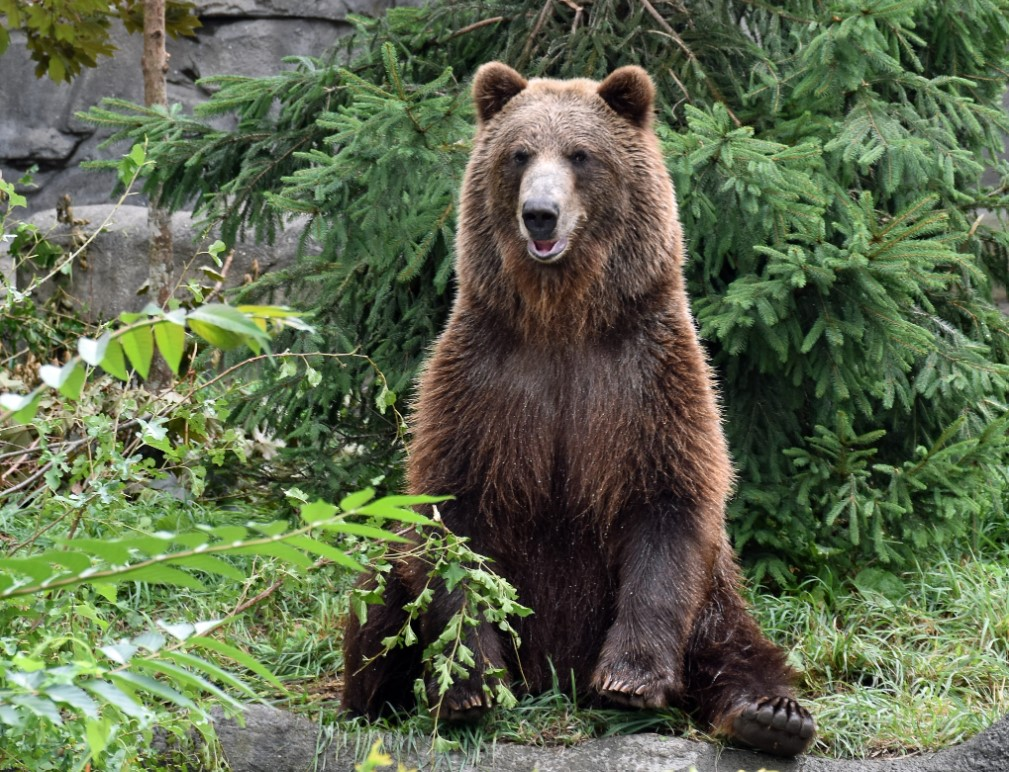
#> input picture labs/lab7pic.jpg, 1009 x 772 px
$ python lab7filter.py
#> lines starting #> are read from the running program, lines starting #| are printed output that depends on the picture
from PIL import Image
from PIL import ImageFilter

from PIL.ImageFilter import (  BLUR, CONTOUR, DETAIL, EDGE_ENHANCE, EDGE_ENHANCE_MORE,
   EMBOSS, FIND_EDGES, SMOOTH, SMOOTH_MORE, SHARPEN
)

img = Image.open(r"lab7pic.jpg")
#> img is the input picture: PIL image 1009x772 RGB; mean R, G, B 93, 103.9, 76.2

img1 = img.filter(CONTOUR)
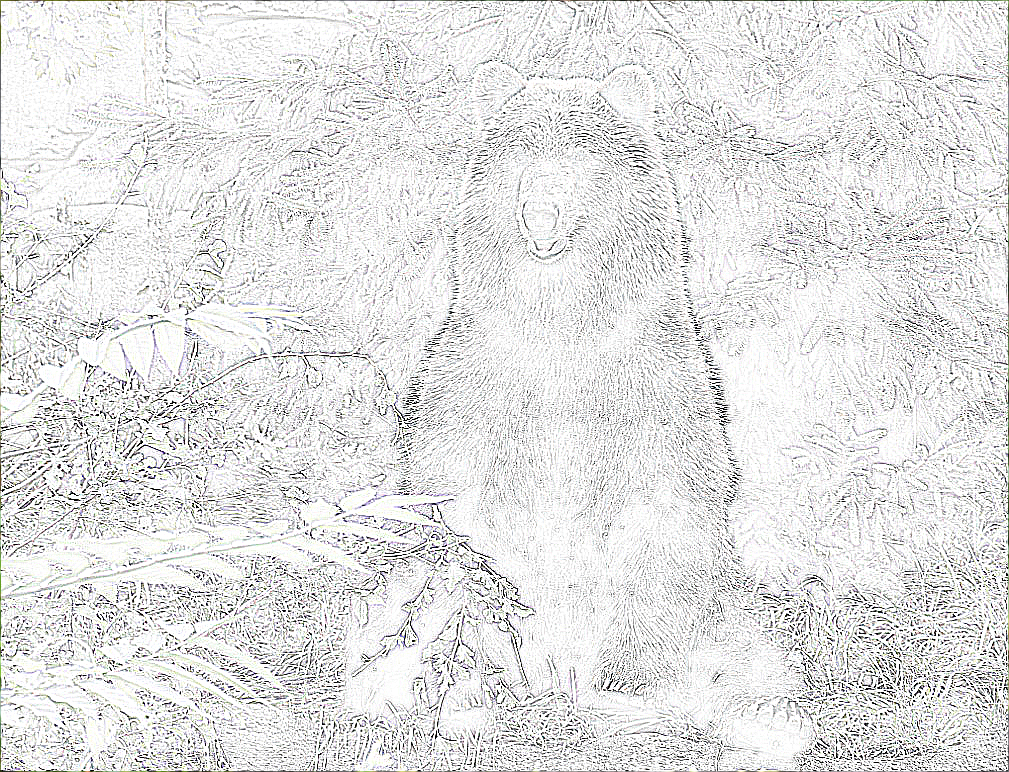
#> img1: PIL image 1009x772 RGB; mean R, G, B 226.7, 226.8, 226.5
img1.show()
